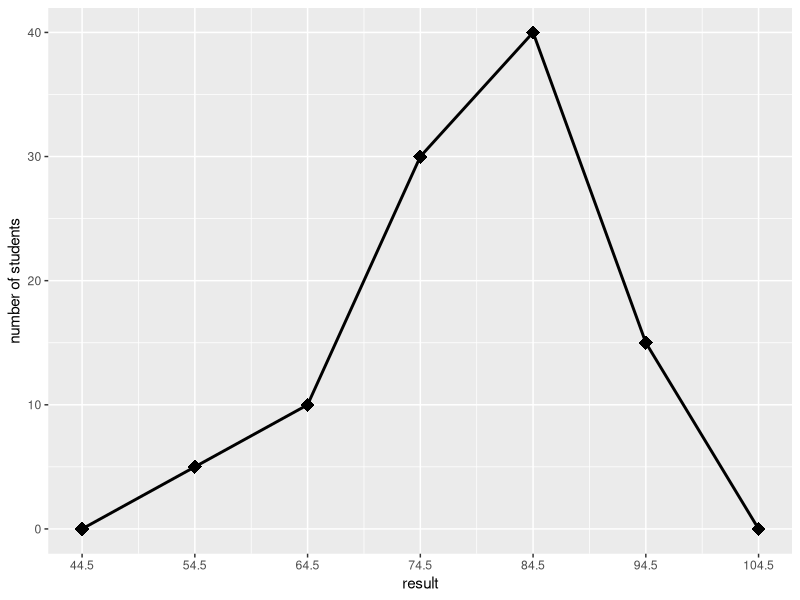

Write R code to recreate this figure.
#page no 59
library(ggplot2)
df<-data.frame(lbound=c(39.5,49.5,59.5,69.5,79.5,89.5,99.5),
               ubound=c(49.5,59.5,69.5,79.5,89.5,99.5,109.5),
               freq=c(0,5,10,30,40,15,0),
               cfreq=c(0,5,15,45,85,100,0))
View(df)
df$mid=(df$lbound+df$ubound)/2

ggplot(df,aes(x=mid,y=freq))+
 geom_line(aes(x=mid,y=freq),size=1)+
  geom_point(aes(mid,size=0.5),shape=18,show.legend=FALSE)+
  scale_x_continuous(breaks=seq(from=44.5,to=104.5,by=10))+
  xlab("result")+ylab("number of students")
